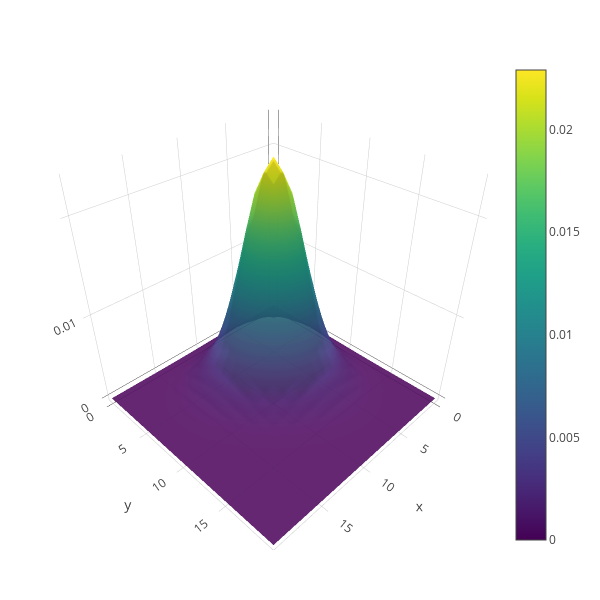

The notebook cell this image was saved under:
### Code cell
function plot_poisson_3d(x_values, μ)
    X, Y = meshgrid(x_values, x_values)
    Z = poisson_pdf(X, μ) .* poisson_pdf(Y, μ)
    trace = PlotlyJS.surface(x=X, y=Y, z=Z, colorscale="Viridis", opacity=0.9)
    PlotlyJS.plot(trace, PlotlyJS.Layout(height=600, width=600))
end

plot_poisson_3d(x_values, 7)

### Figure 1 — Plotly figure (JSON) as saved in the notebook; plotly's stock layout.template omitted (floating-point values rounded to 4 significant figures; data arrays with more than 128 entries replaced by an {"elided": "..."} marker saying what was removed)
{"data": [{"y": {"elided": "20x20 float values"}, "type": "surface", "opacity": 0.9, "colorscale": "Viridis", "z": {"elided": "20x20 float values"}, "x": {"elided": "20x20 float values"}}], "layout": {"height": 600, "margin": {"l": 50, "b": 50, "r": 50, "t": 60}, "width": 600}}
